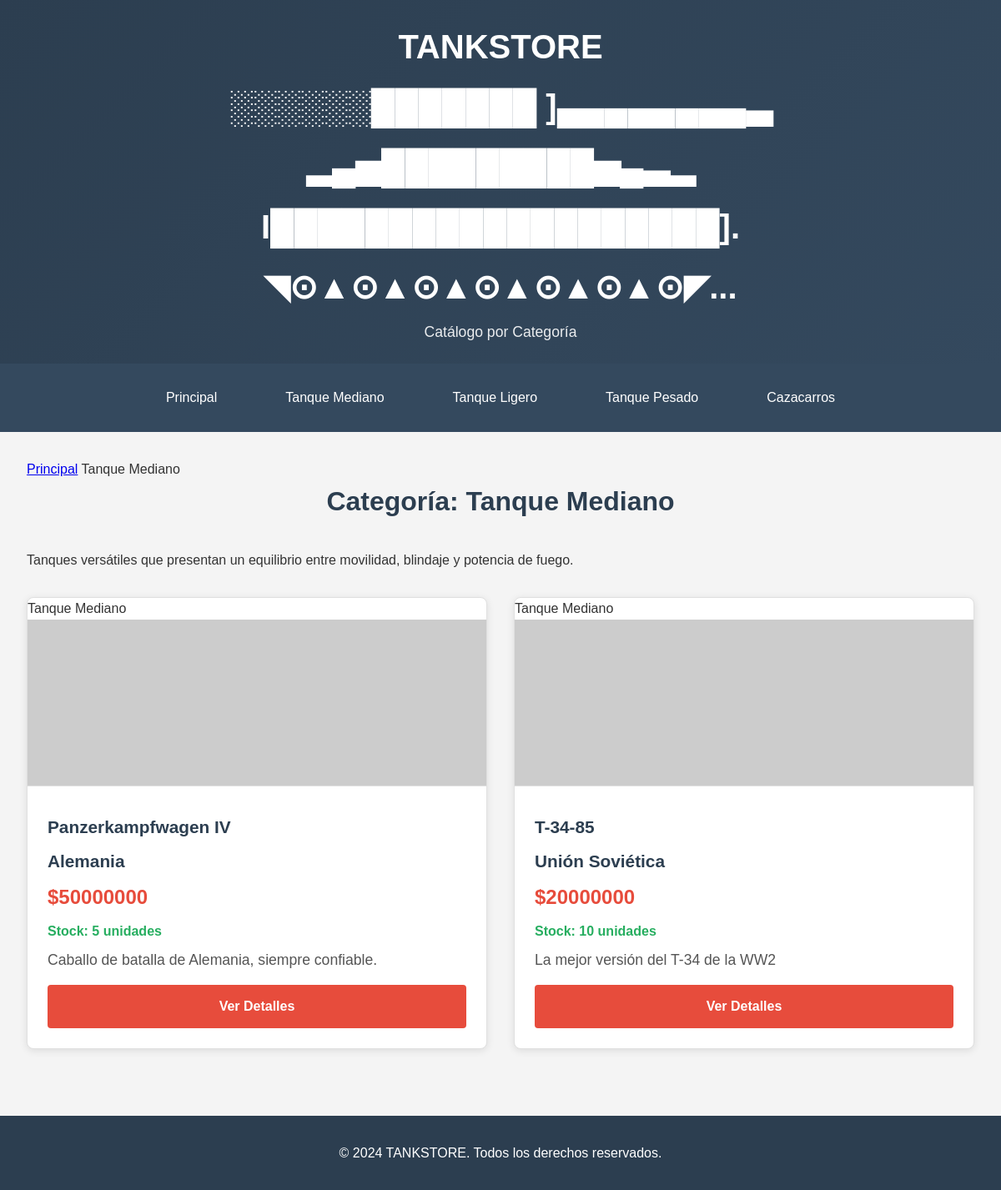
The app's page /categoria/1/ with its own data.
### TankStoreApp/models.py (models this page shows, shortened)
class Categoria(models.Model):
    nombre = models.CharField(max_length=50)
    descripcion = models.TextField(blank=True)

class Tanque(models.Model):
    nombre_tanque = models.CharField(max_length=50)
    precio = models.PositiveIntegerField()
    stock = models.PositiveIntegerField()
    descripcion = models.CharField(max_length=100)
    imagen = models.URLField(max_length=200)
    pais = models.CharField(max_length=50)
    categoria = models.ForeignKey(Categoria, on_delete=models.CASCADE)

### TankStoreApp/views.py (the view)
# urls.py: path('categoria/<int:categoria_id>/', views.pagina_categoria, name='categoria'),
def pagina_categoria(request, categoria_id):
    categoria = get_object_or_404(Categoria, id=categoria_id)
    tanques = Tanque.objects.filter(categoria=categoria)
    categorias = Categoria.objects.all()
    context = {
        'tanques': tanques,
        'categorias': categorias,
        'categoria_actual': categoria,
        'titulo': f'TANKSTORE - {categoria.nombre}'
    }
    return render(request, "pagina_categoria.html", context)

### TankStoreApp/templates/pagina_categoria.html (shortened to what this page needs)
{% load static %}
<!DOCTYPE html>
<html lang="es">
<head>
    <link rel="stylesheet" href="{% static 'css/style.css' %}">
</head>
<body>
    <header class="header">
        <h1>TANKSTORE</h1>
        <h1>░░░░░░███████ ]▄▄▄▄▄▄▄▄▃</h1>
        <h1>▂▄▅█████████▅▄▃▂</h1>
        <h1>I███████████████████].</h1>
        <h1>◥⊙▲⊙▲⊙▲⊙▲⊙▲⊙▲⊙◤... </h1>
        <p>Catálogo por Categoría</p>
    </header>
    <nav class="nav">
        <a href="/">Principal</a>
        {% for categoria in categorias %}
        <a href="/categoria/{{ categoria.id }}/" {% if categoria.id == categoria_actual.id %}class="active"{% endif %}>
            {{ categoria.nombre }}
        </a>
        {% endfor %}
    </nav>
    <div class="container">
        <div class="breadcrumb">
            <a href="/">Principal</a>
            <span>{{ categoria_actual.nombre }}</span>
        </div>
        <h2 class="page-title">Categoría: {{ categoria_actual.nombre }}</h2>
        {% if categoria_actual.descripcion %}
        <p class="categoria-descripcion">{{ categoria_actual.descripcion }}</p>
        {% endif %}
        <div class="tanques-grid">
            {% for tanque in tanques %}
            <div class="tanque-card">
                <div class="categoria-badge">{{ tanque.categoria.nombre }}</div>
                <img src="{{ tanque.imagen }}" alt="{{ tanque.nombre_tanque }}" class="tanque-img" onerror="this.src='https://via.placeholder.com/300x200?text=Imagen+No+Disponible'">
                <div class="tanque-info">
                    <div class="tanque-nombre">{{ tanque.nombre_tanque }}</div>
                    <div class="tanque-pais">{{ tanque.pais }}</div>
                    <div class="tanque-precio">${{ tanque.precio }}</div>
                    <div class="tanque-stock {% if tanque.stock > 0 %}stock-disponible{% else %}stock-agotado{% endif %}">
                        {% if tanque.stock > 0 %}
                            Stock: {{ tanque.stock }} unidades
                        {% else %}
                            Agotado
                        {% endif %}
                    </div>
                    <p class="tanque-descripcion">{{ tanque.descripcion }}</p>
                    <a href="/detalle/{{ tanque.id }}/" class="btn btn-detalle">Ver Detalles</a>
                </div>
            </div>
            {% empty %}
            <div class="empty-message">
                <p>No hay tanques disponibles en esta categoría.</p>
                <a href="/" class="btn">Volver a Principal</a>
            </div>
            {% endfor %}
        </div>
    </div>
    <footer class="footer">
        <p>&copy; 2024 TANKSTORE. Todos los derechos reservados.</p>
    </footer>
</body>
</html>

### TankStoreApp/static/css/style.css (style rules this page uses)
* { margin: 0; padding: 0; box-sizing: border-box; }
body { font-family: 'Arial', sans-serif; background-color: #f4f4f4; color: #333; line-height: 1.6; }
.header { background: linear-gradient(135deg, #2c3e50, #34495e); color: white; padding: 1.5rem; text-align: center; box-shadow: 0 2px 10px rgba(0, 0, 0, 0.1); }
.header h1 { font-size: 2.5rem; margin-bottom: 0.5rem; }
.header p { font-size: 1.1rem; opacity: 0.9; }
.nav { background: #34495e; padding: 1rem; display: flex; justify-content: center; flex-wrap: wrap; }
.nav a { color: white; text-decoration: none; margin: 0 1rem; padding: 0.7rem 1.5rem; border-radius: 4px; transition: all 0.3s ease; border: 1px solid transparent; }
.container { max-width: 1200px; margin: 0 auto; padding: 2rem; min-height: 70vh; }
.tanques-grid { display: grid; grid-template-columns: repeat(auto-fit, minmax(300px, 1fr)); gap: 2rem; margin-top: 2rem; }
.tanque-card { background: white; border-radius: 8px; overflow: hidden; box-shadow: 0 2px 10px rgba(0, 0, 0, 0.1); transition: all 0.3s ease; border: 1px solid #e0e0e0; }
.tanque-img { width: 100%; height: 200px; object-fit: cover; border-bottom: 1px solid #e0e0e0; }
.tanque-info { padding: 1.5rem; }
.tanque-nombre { font-size: 1.3rem; font-weight: bold; margin-bottom: 0.5rem; color: #2c3e50; }
.tanque-pais { font-size: 1.3rem; font-weight: bold; margin-bottom: 0.5rem; color: #2c3e50; }
.tanque-precio { color: #e74c3c; font-size: 1.5rem; font-weight: bold; margin: 0.5rem 0; }
.tanque-stock { margin: 0.5rem 0; font-weight: bold; }
.stock-disponible { color: #27ae60; }
.btn { display: inline-block; background: #3498db; color: white; padding: 0.8rem 1.5rem; text-decoration: none; border-radius: 4px; transition: all 0.3s ease; border: none; cursor: pointer; font-size: 1rem; font-weight: bold; text-align: center; }
.btn-detalle { background: #e74c3c; width: 100%; margin-top: 1rem; }
.tanque-descripcion { font-size: 1.1rem; line-height: 1.6; color: #555; }
.page-title { text-align: center; margin-bottom: 2rem; color: #2c3e50; font-size: 2rem; }
.footer { background: #2c3e50; color: white; text-align: center; padding: 2rem; margin-top: 3rem; }

### records on screen
Categoria: nombre "Tanque Mediano", descripcion "Tanques versátiles que presentan un equilibrio entre movilidad, blindaje y potencia de fuego."
Categoria: nombre "Tanque Ligero"
Categoria: nombre "Tanque Pesado"
Categoria: nombre "Cazacarros"
Tanque: categoria.nombre "Tanque Mediano", nombre_tanque "Panzerkampfwagen IV", pais "Alemania", precio "50000000", stock "5", descripcion "Caballo de batalla de Alemania, siempre confiable."
Tanque: categoria.nombre "Tanque Mediano", nombre_tanque "T-34-85", pais "Unión Soviética", precio "20000000", stock "10", descripcion "La mejor versión del T-34 de la WW2"
